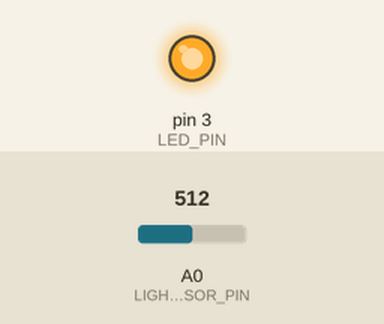
Recording of a sketch running on a simulated Arduino Uno, built with avr-gcc and run on an emulated ATmega328P. On the bench: output pins drawn as LEDs (lit = HIGH). The inputs (shaded band) are chosen by the test bench; at power-on: A0 (LIGHT_SENSOR_PIN) = 512. What the sketch prints to the serial monitor is not drawn.

Above: at 0.1 s.
Timing chart, 0 to 1.6 s (numbered marks = the images above):
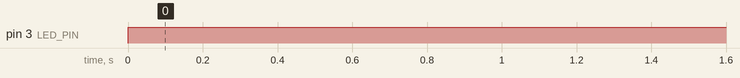

The sketch:

sketch_dec14a.ino
```cpp
// constants won't change
const int LIGHT_SENSOR_PIN = A0; // Arduino pin connected to light sensor's  pin
const int LED_PIN          = 3;  // Arduino pin connected to LED's pin
const int ANALOG_THRESHOLD_1 = 350;
const int ANALOG_THRESHOLD_2 = 400;
const int ANALOG_THRESHOLD_3 = 450;
const int ANALOG_THRESHOLD_4 = 500;
//const int ANALOG_THRESHOLD_1 = 10;
//const int ANALOG_THRESHOLD_2 = 25;
//const int ANALOG_THRESHOLD_3 = 55;
//const int ANALOG_THRESHOLD_4 = 100;

// variables will change:
int analogValue;

void setup() {
  pinMode(LED_PIN, OUTPUT); // set arduino pin to output modeia
  Serial.begin(9600);
}

void loop() {
  analogValue = analogRead(LIGHT_SENSOR_PIN); // read the input on analog pin

  Serial.println(analogValue);

  if(analogValue < ANALOG_THRESHOLD_1)
    digitalWrite(LED_PIN, 20);
  else if (analogValue < ANALOG_THRESHOLD_2)
    digitalWrite(LED_PIN, 50);
  else if (analogValue < ANALOG_THRESHOLD_3)
    digitalWrite(LED_PIN, 110);
  else if (analogValue < ANALOG_THRESHOLD_4)
    digitalWrite(LED_PIN, 175);
  else
    digitalWrite(LED_PIN, 225);  // turn off LED
}
```

Measured:
- by itself, pin 3 (LED_PIN): LOW → HIGH at 0.00 s
